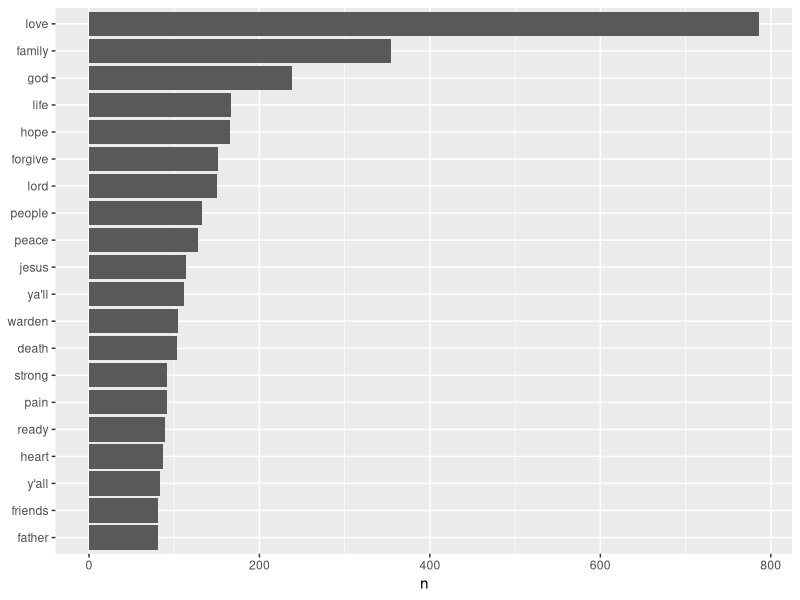
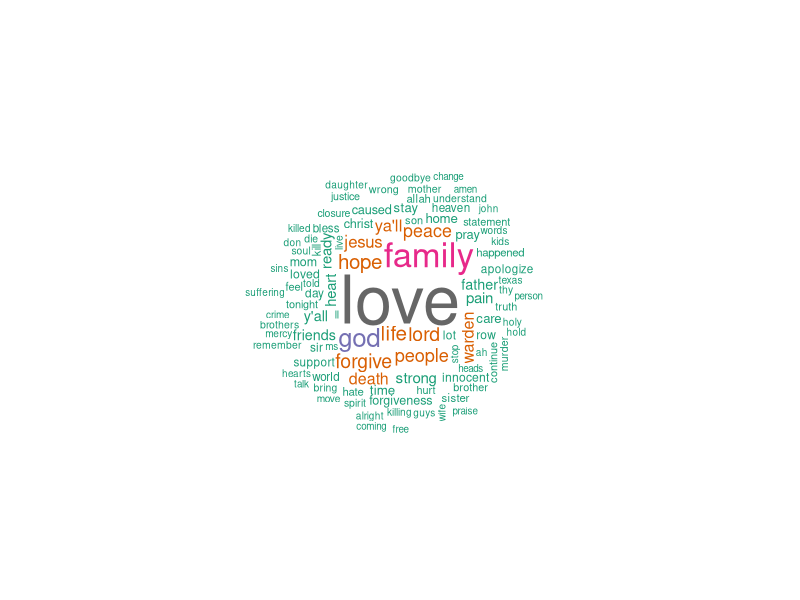
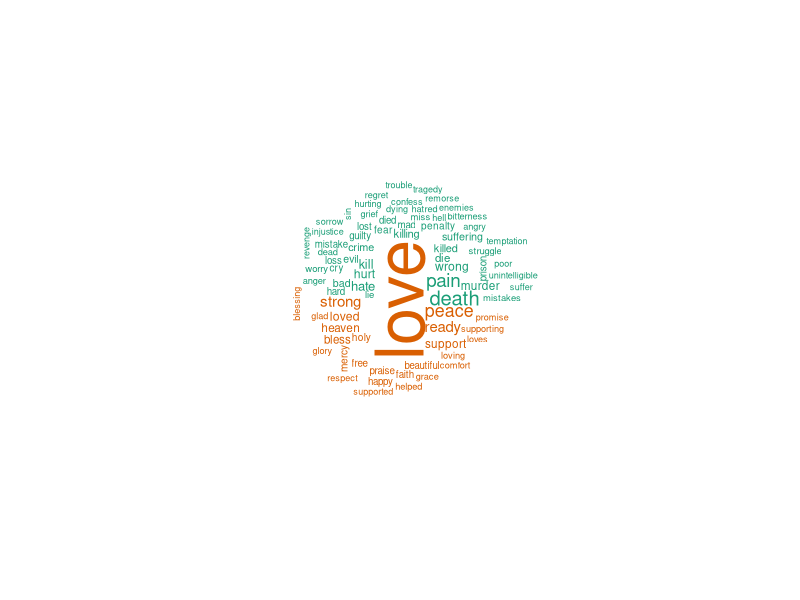
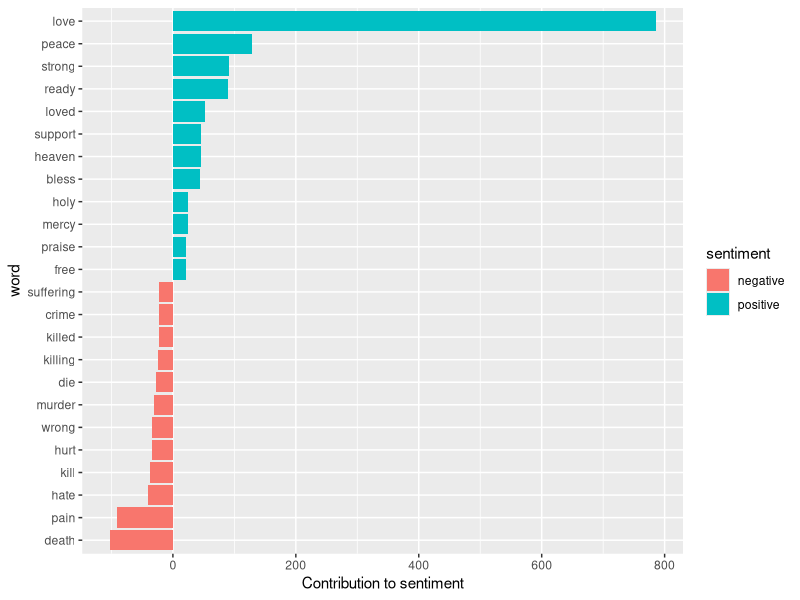

The R script that drew these images, in order: (Note: this script raises an error after producing the figures.)
if(!require(tidytext)) install.packages("tidytext")
library(tidytext)
if(!require(tibble)) install.packages("tibble")
library(tibble)
if(!require(tidyverse)) install.packages("tidyverse")
library(tidyverse)
if(!require(wordcloud)) install.packages("wordcloud")
library(wordcloud)
if(!require(reshape2)) install.packages("reshape2")
library(reshape2)

setwd("C:/Users/e/Documents/R/inmate.last.words")
y <- read_csv("data/Texas Last Statement - CSV.csv")
  
# y <- data_frame(y$LastStatement)
y <- y$LastStatement
y <- data_frame(y)

y.tidy <- y %>% 
  unnest_tokens(word,y) %>% 
  anti_join(stop_words)


y.tidy %>% 
  count(word, sort = TRUE)

y.tidy %>% 
  count(word, sort = TRUE) %>% 
  filter(n>80) %>% 
  mutate(word=reorder(word,n)) %>% 
  ggplot(aes(word, n)) +
  geom_col() +
  xlab(NULL) +
  coord_flip()

# top words
pal <- brewer.pal(8,"Dark2")
y.tidy %>% 
  count(word) %>% 
  with(wordcloud(word,n,
                 max.words=100,
                 min.freq=20,
                 colors=pal,
                 random.order = F,
                 random.color = F
                 # scale=c(3,.3)
                 ))

## Comparison wordcloud of all text with sentiments
y.tidy %>%
  inner_join(get_sentiments("bing")) %>%
  count(word, sentiment, sort = TRUE) %>%
  acast(word ~ sentiment, value.var = "n", fill = 0) %>%
  comparison.cloud(max.words = 80
                   # scale=c(3,.2)
                   )

y.tidy %>% 
  inner_join(get_sentiments("bing")) %>% 
  count(word, sentiment, sort=TRUE) %>% 
  filter(n>20) %>% 
  mutate(n = ifelse(sentiment == "negative", -n, n)) %>%
  mutate(word = reorder(word, n)) %>%
  ggplot(aes(word, n, fill = sentiment)) +
  geom_col() +
  coord_flip() +
  labs(y = "Contribution to sentiment")

y.tidy %>%
  inner_join(get_sentiments("nrc")) 
y.tidy %>%
  inner_join(get_sentiments("loughran")) 
